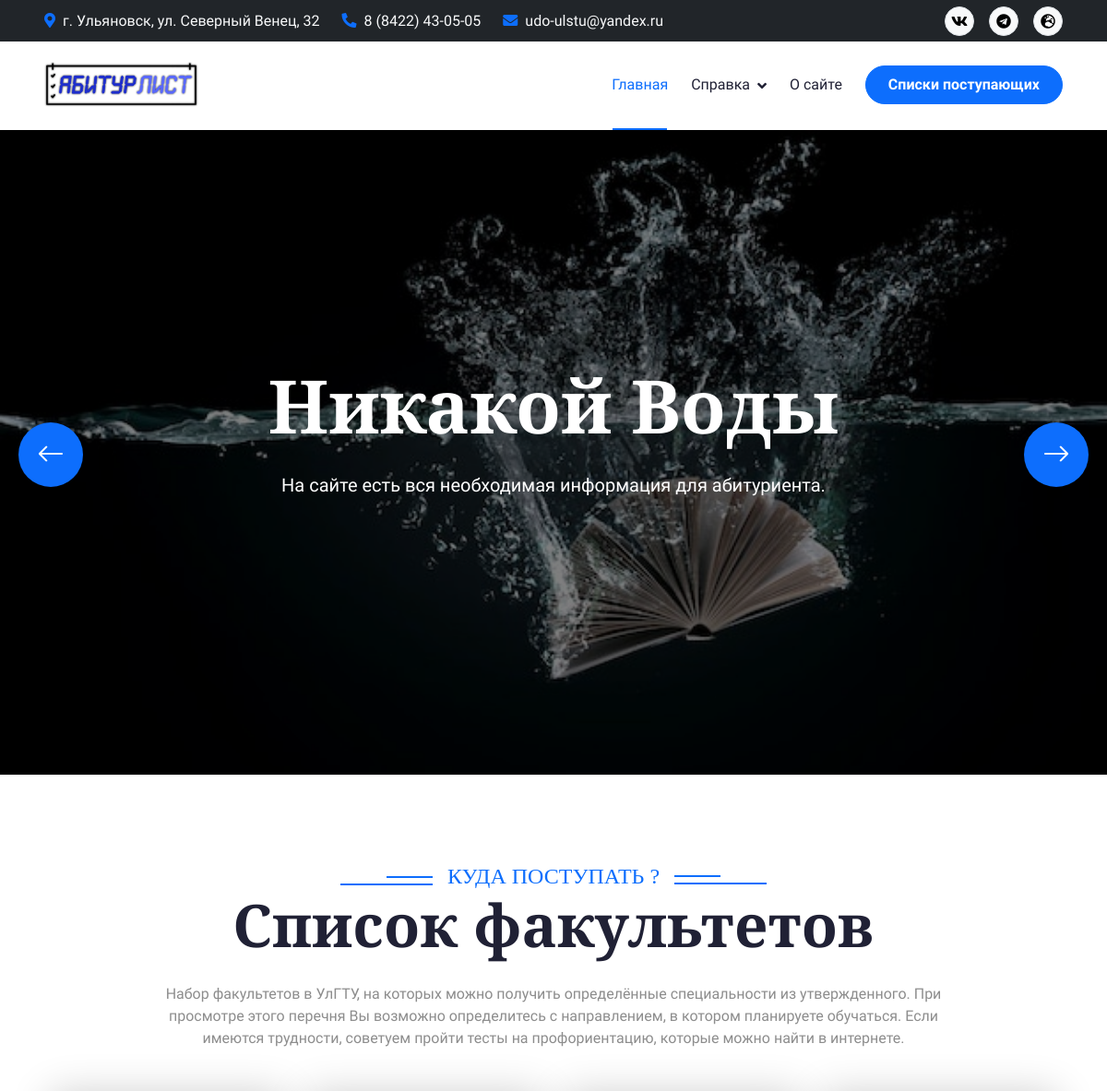
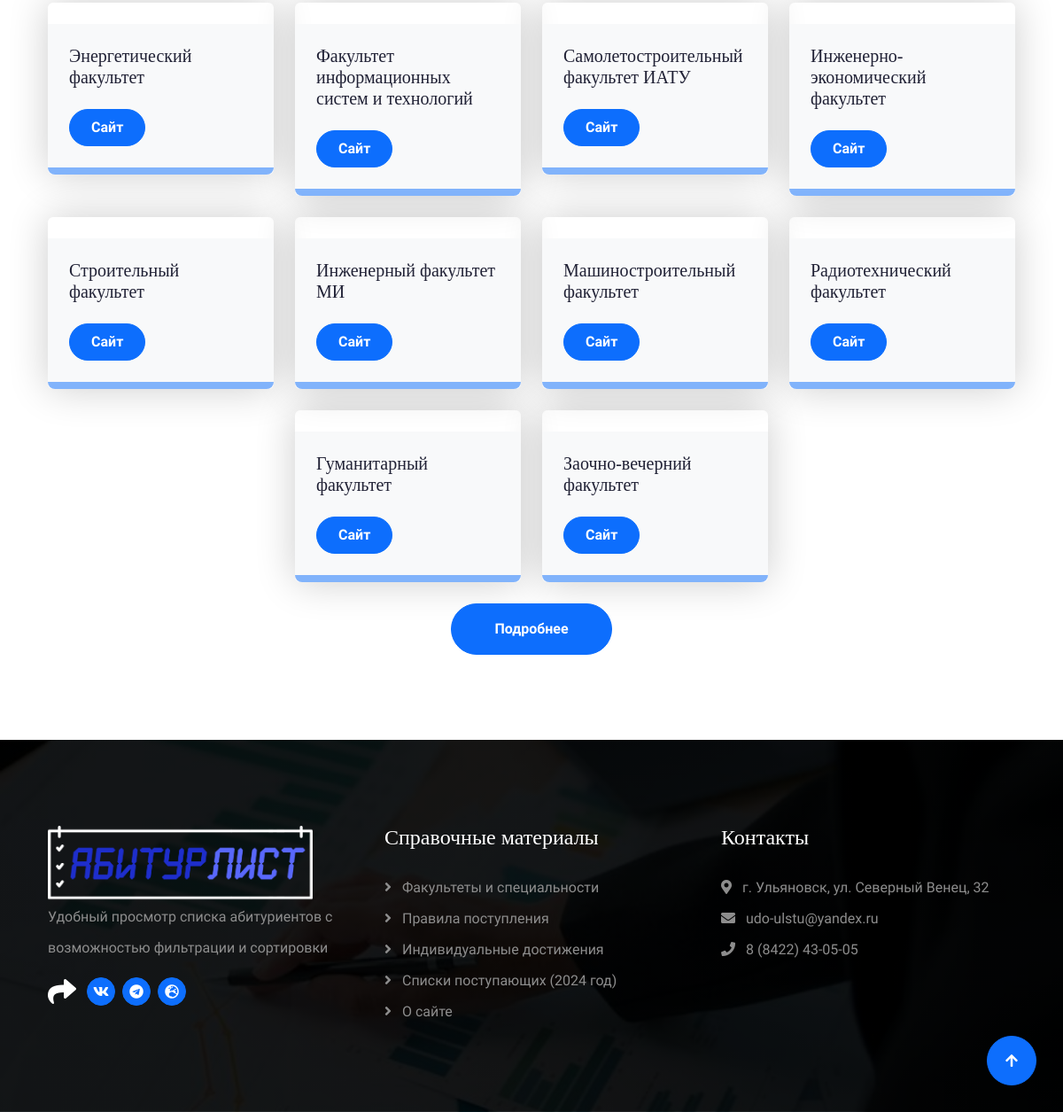
The page / on the database its author committed (2 pictures, top to bottom).
### web_app/models.py (models this page shows)
class Faculty(db.Model):
    __tablename__ = 'faculties'
    id = db.Column(db.Integer, primary_key=True)
    name = db.Column(db.String(500), nullable=False, unique=True)
    site_link = db.Column(db.String(500), nullable=True, unique=True)
    specialties = db.relationship('Specialty', back_populates='faculty')

### web_app/views.py (the view)
@app.route('/', methods=['GET'])
def home():
    faculties = Faculty.query.all()
    return render_template('home.html', faculties=faculties)

### web_app/views.py (called while the page is built)
@app.after_request
def redirect_to_signin(response):
    if response.status_code == 401:
        return redirect(url_for('login'))
    return response

### web_app/templates/home.html (shortened to what this page needs)
{% extends 'base.html' %}
{% block content %}
            <div class="header-carousel owl-carousel">
                <div class="header-carousel-item">
                    <img src="{{ url_for('static', filename='img/carousel-1.jpg') }}" class="img-fluid w-100" alt="Image">
                    <div class="carousel-caption">
                        <div class="carousel-caption-content p-3">
                            <h1 class="display-1 text-capitalize text-white mb-4">Никакой воды</h1>
                            <p class="mb-5 fs-5">На сайте есть вся необходимая информация для абитуриента.
                            </p>
                        </div>
                    </div>
                </div>
            </div>
        </div>
        <div class="container-fluid service py-5">
            <div class="container py-5">
                <div class="section-title mb-5 wow fadeInUp" data-wow-delay="0.2s">
                    <div class="sub-style">
                        <h4 class="sub-title px-3 mb-0">Куда поступать ?</h4>
                    </div>
                    <h1 class="display-3 mb-4">Список факультетов</h1>
                    <p class="mb-0">Набор факультетов в УлГТУ, на которых можно получить
                        определённые специальности из утвержденного. При просмотре этого
                        перечня Вы возможно определитесь с направлением, в котором планируете
                        обучаться. Если имеются трудности, советуем пройти тесты на профориентацию,
                        которые можно найти в интернете.
                    </p>
                </div>
                <div class="row g-4 justify-content-center">
                    {% for faculty in faculties %}
                        <div class="col-md-6 col-lg-4 col-xl-3 wow fadeInUp" data-wow-delay="0.1s">
                            <div class="service-item rounded">
                               <div class="service-img rounded-top">
                               </div>
                                <div class="service-content rounded-bottom bg-light p-4">
                                    <div class="service-content-inner">
                                        <h5 class="mb-4">{{ faculty.name }}</h5>
                                        <a href="{{ faculty.site_link }}" class="btn btn-primary rounded-pill text-white py-2 px-4 mb-2" target="_blank">Сайт</a>
                                    </div>
                                </div>
                            </div>
                        </div>
                    {% endfor %}
                    <div class="col-12 text-center wow fadeInUp" data-wow-delay="0.2s">
                        <a class="btn btn-primary rounded-pill text-white py-3 px-5" href="{{ url_for('faculties') }}">Подробнее</a>
                    </div>
                </div>
            </div>
        </div>
{% endblock %}

### web_app/static/css/style.css (style rules this page uses)
.btn { font-weight: 600; transition: .5s; }
.btn.btn-primary { box-shadow: inset 0 0 0 0 var(--bs-blue); }
.section-title { max-width: 900px; text-align: center; margin: 0 auto; }
.section-title .sub-style { position: relative; display: inline-block; text-transform: uppercase; color: var(--bs-blue); }
.section-title .sub-style::before { content: ""; width: 100px; position: absolute; top: 50%; left: 0; transform: translateY(-50%); margin-top: 8px; margin-left: -100px; border: 1px solid var(--bs-blue) !important; }
.section-title .sub-style::after { content: ""; width: 50px; position: absolute; top: 50%; left: 0; transform: translateY(-50%); margin-bottom: 5px; margin-left: -50px; border: 1px solid var(--bs-blue) !important; }
.sub-title { position: relative; display: inline-block; text-transform: uppercase; color: var(--bs-blue); }
.sub-title::before { content: ""; width: 100px; position: absolute; top: 50%; right: 0; transform: translateY(-50%); margin-top: 8px; margin-right: -100px; border: 1px solid var(--bs-blue) !important; }
.sub-title::after { content: ""; width: 50px; position: absolute; top: 50%; right: 0; transform: translateY(-50%); margin-bottom: 8px; margin-right: -50px; border: 1px solid var(--bs-blue) !important; }
.header-carousel { position: relative; }
.header-carousel .header-carousel-item, .header-carousel .header-carousel-item img { position: relative; width: 100%; height: 700px; margin-top: 95px; display: block; object-fit: cover; transition: 0.5s; }
.header-carousel .header-carousel-item .carousel-caption { width: 100%; height: 100%; position: absolute; top: 0; left: 0; padding: 100px 0; display: flex; align-items: center; justify-content: center; background: rgba(0, 0, 0, .5); }
.header-carousel .header-carousel-item .carousel-caption .carousel-caption-content { position: relative; width: 75%; }
.service .service-item { box-shadow: 0 0 45px rgba(0, 0, 0, .2) ; }
.service .service-item .service-img { position: relative; overflow: hidden; z-index: 1; }
.service .service-item .service-img::before { width: 100%; height: 0; position: absolute; content: ""; top: 0; left: 0; border-top-right-radius: 10px; border-top-left-radius: 10px; transition: 0.5s; z-index: 5; }
.service .service-item .service-content { position: relative; z-index: 2; }
.service .service-item .service-content::before { width: 100%; height: 8px; position: absolute; content: ""; bottom: 0; left: 0; border-bottom-left-radius: 10px; border-bottom-right-radius: 10px; background: rgba(13, 110, 253, .5); transition: 0.5s; z-index: 3; }
.service .service-item .service-content .service-content-inner { transition: 0.5s; }

### rows shown on the page
Faculty: name "Энергетический факультет"
Faculty: name "Факультет информационных систем и технологий"
Faculty: name "Самолетостроительный факультет ИАТУ"
Faculty: name "Инженерно-экономический факультет"
Faculty: name "Строительный факультет"
Faculty: name "Инженерный факультет МИ"
Faculty: name "Машиностроительный факультет"
Faculty: name "Радиотехнический факультет"
Faculty: name "Гуманитарный факультет"
Faculty: name "Заочно-вечерний факультет"
